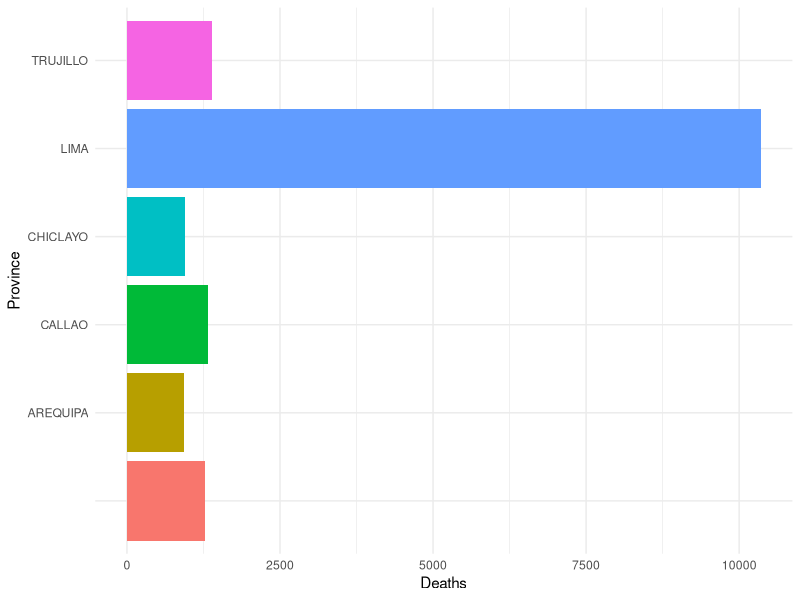

The R source for this figure:
## ---- chunk 1
knitr::opts_chunk$set(collapse = TRUE)
## ---- chunk 2
library(tidyverse)
library(lubridate)
## ---- chunk 3
peru_data <- read.csv("peru_covid.csv")
peru_data$date <- lubridate::as_date(peru_data$date)
gender_table <- read.csv("state-details.csv")
## ---- chunk 4
gender_table <- read.csv("state-details.csv")
provinces <- gender_table %>% group_by(Province) %>% count(Province,sort = TRUE) %>% head()
ggplot(provinces,aes(x = Province, y = n,fill = Province)) + 
  geom_col() + 
  coord_flip() +
  ylab("Deaths") +
  theme_minimal() +
  theme(legend.position= "none") 
